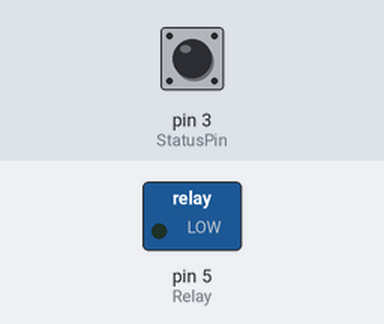
A sketch run on a simulated Arduino Uno, built with avr-gcc and run on an emulated ATmega328P. Parts: switched loads named in the sketch (green lamp = pin HIGH). The inputs (shaded band) are chosen by the test bench; at power-on: pin 3 (StatusPin) HIGH.

Above: at 5.0 s.
At 12.5 s:
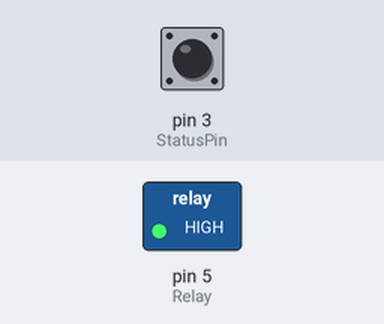
Timing chart, 0 to 32.5 s (numbered marks = the images above):
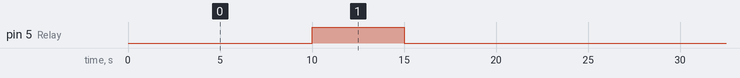

The sketch:

WatchDog_Envilog.ino
```cpp
/*
 * File:   WatchDog Envilog DLM-1470
 * Author: Telegin V.S. Polyarnie Zori KOLNPP
 * Created on 06.09.2018
 */
#define StatusPin 3                         // PD3 - ATmega8A - вывод на оптопару.
#define Relay 5                             // PD5 - ATmega8A - управление реле.

const int tryReset = 5;
const unsigned long timeWtachdog = 10000;  //60секунд
const unsigned long timeWaitReset = 10000; //60секунд
const unsigned long ResetTime = 10000;     //60секунд
unsigned long currentTime, loopTime;

int cnt = 0;
bool errorReset = false;

//Установки при запуске платы
void setup() {
  //Уствновка настроек порта Status
  pinMode(StatusPin, INPUT);
  //digitalWrite(StatusPin, HIGH);
  //Установка прота Relay
  pinMode(Relay, OUTPUT);
  digitalWrite(Relay, LOW);

  currentTime = millis();
  }

//Старт основной программы
void loop() {

  //Сбрасываем счётчик если есть сигнал от Envilog
  if(digitalRead(StatusPin) == LOW){
    currentTime = millis();
    cnt = 0;
    }
  //Проверяем количество попыток перезапуска Envilog. Если превысило лимит выставляем флаг ошибки reset
  if(cnt > tryReset){
    errorReset = true;
  }
  //Если счётчик вышел и нет ошибки количества попыток перезапуска то перезагружаем Envilog
  if(millis() > currentTime + timeWtachdog && errorReset != true){
    reset();
    cnt++;
  }

}

// Функция перезапуска Envilog
void reset(){

    digitalWrite(Relay, HIGH);
    delay(5000);
    digitalWrite(Relay, LOW);
    currentTime = millis() + ResetTime;
}
```

Measured:
- by itself, pin 5 (Relay): alternates HIGH for 5.0 s and LOW for 20.0 s
